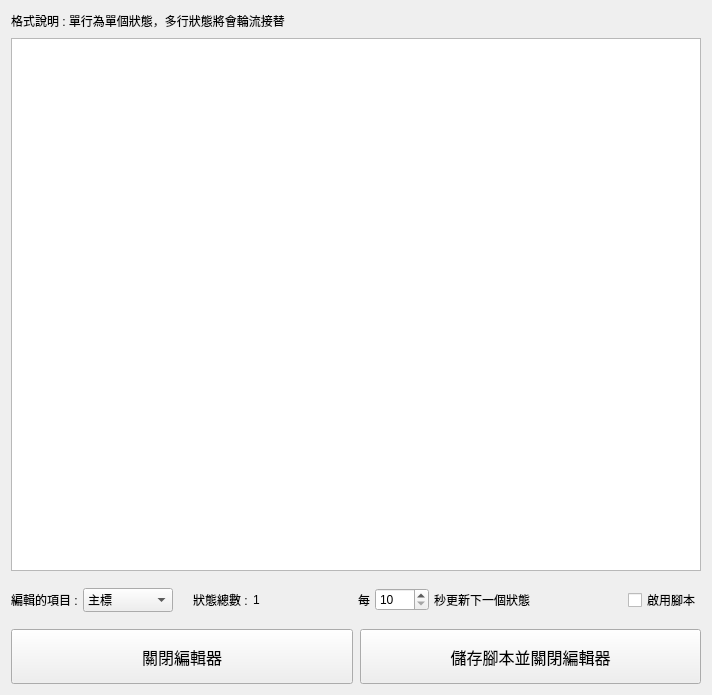
<?xml version="1.0" encoding="UTF-8"?>
<ui version="4.0">
 <class>script_setting_ui</class>
 <widget class="QWidget" name="script_setting_ui">
  <property name="geometry">
   <rect>
    <x>0</x>
    <y>0</y>
    <width>712</width>
    <height>695</height>
   </rect>
  </property>
  <property name="windowTitle">
   <string>狀態腳本設定</string>
  </property>
  <layout class="QHBoxLayout" name="horizontalLayout_4">
   <item>
    <layout class="QVBoxLayout" name="verticalLayout">
     <property name="spacing">
      <number>7</number>
     </property>
     <property name="sizeConstraint">
      <enum>QLayout::SetMaximumSize</enum>
     </property>
     <property name="leftMargin">
      <number>0</number>
     </property>
     <property name="topMargin">
      <number>0</number>
     </property>
     <property name="rightMargin">
      <number>0</number>
     </property>
     <property name="bottomMargin">
      <number>0</number>
     </property>
     <item>
      <layout class="QHBoxLayout" name="horizontalLayout">
       <property name="topMargin">
        <number>0</number>
       </property>
       <property name="bottomMargin">
        <number>0</number>
       </property>
       <item>
        <widget class="QLabel" name="rpc_edit_Description">
         <property name="sizePolicy">
          <sizepolicy hsizetype="Maximum" vsizetype="Preferred">
           <horstretch>0</horstretch>
           <verstretch>0</verstretch>
          </sizepolicy>
         </property>
         <property name="text">
          <string>格式說明 : 單行為單個狀態，多行狀態將會輪流接替</string>
         </property>
        </widget>
       </item>
       <item>
        <spacer name="horizontalSpacer_2">
         <property name="orientation">
          <enum>Qt::Horizontal</enum>
         </property>
         <property name="sizeHint" stdset="0">
          <size>
           <width>40</width>
           <height>20</height>
          </size>
         </property>
        </spacer>
       </item>
      </layout>
     </item>
     <item>
      <layout class="QHBoxLayout" name="horizontalLayout_3">
       <item>
        <widget class="QTextEdit" name="script_textEdit">
         <property name="enabled">
          <bool>true</bool>
         </property>
         <property name="sizePolicy">
          <sizepolicy hsizetype="Expanding" vsizetype="Expanding">
           <horstretch>0</horstretch>
           <verstretch>0</verstretch>
          </sizepolicy>
         </property>
         <property name="font">
          <font>
           <pointsize>12</pointsize>
          </font>
         </property>
        </widget>
       </item>
      </layout>
     </item>
     <item>
      <layout class="QHBoxLayout" name="horizontalLayout_6">
       <property name="spacing">
        <number>5</number>
       </property>
       <property name="topMargin">
        <number>10</number>
       </property>
       <property name="bottomMargin">
        <number>10</number>
       </property>
       <item>
        <widget class="QLabel" name="script_list_lable">
         <property name="sizePolicy">
          <sizepolicy hsizetype="Maximum" vsizetype="Preferred">
           <horstretch>0</horstretch>
           <verstretch>0</verstretch>
          </sizepolicy>
         </property>
         <property name="text">
          <string>編輯的項目 :</string>
         </property>
        </widget>
       </item>
       <item>
        <widget class="QComboBox" name="script_list_combobox">
         <property name="sizePolicy">
          <sizepolicy hsizetype="Maximum" vsizetype="Fixed">
           <horstretch>0</horstretch>
           <verstretch>0</verstretch>
          </sizepolicy>
         </property>
         <property name="minimumSize">
          <size>
           <width>0</width>
           <height>24</height>
          </size>
         </property>
         <property name="maximumSize">
          <size>
           <width>16777215</width>
           <height>16777215</height>
          </size>
         </property>
         <item>
          <property name="text">
           <string>主標</string>
          </property>
         </item>
         <item>
          <property name="text">
           <string>副標</string>
          </property>
         </item>
         <item>
          <property name="text">
           <string>大圖標題</string>
          </property>
         </item>
         <item>
          <property name="text">
           <string>大圖名稱</string>
          </property>
         </item>
         <item>
          <property name="text">
           <string>小圖標題</string>
          </property>
         </item>
         <item>
          <property name="text">
           <string>小圖名稱</string>
          </property>
         </item>
         <item>
          <property name="text">
           <string>按鈕一標題</string>
          </property>
         </item>
         <item>
          <property name="text">
           <string>按鈕一網址</string>
          </property>
         </item>
         <item>
          <property name="text">
           <string>按鈕二標題</string>
          </property>
         </item>
         <item>
          <property name="text">
           <string>按鈕二網址</string>
          </property>
         </item>
        </widget>
       </item>
       <item>
        <spacer name="horizontalSpacer_4">
         <property name="orientation">
          <enum>Qt::Horizontal</enum>
         </property>
         <property name="sizeType">
          <enum>QSizePolicy::Minimum</enum>
         </property>
         <property name="sizeHint" stdset="0">
          <size>
           <width>15</width>
           <height>20</height>
          </size>
         </property>
        </spacer>
       </item>
       <item>
        <widget class="QLabel" name="script_quantity_label">
         <property name="sizePolicy">
          <sizepolicy hsizetype="Maximum" vsizetype="Preferred">
           <horstretch>0</horstretch>
           <verstretch>0</verstretch>
          </sizepolicy>
         </property>
         <property name="text">
          <string>狀態總數 :</string>
         </property>
        </widget>
       </item>
       <item>
        <widget class="QLabel" name="show_script_quantity">
         <property name="sizePolicy">
          <sizepolicy hsizetype="Maximum" vsizetype="Preferred">
           <horstretch>0</horstretch>
           <verstretch>0</verstretch>
          </sizepolicy>
         </property>
         <property name="text">
          <string>1</string>
         </property>
        </widget>
       </item>
       <item>
        <spacer name="horizontalSpacer_3">
         <property name="orientation">
          <enum>Qt::Horizontal</enum>
         </property>
         <property name="sizeHint" stdset="0">
          <size>
           <width>40</width>
           <height>20</height>
          </size>
         </property>
        </spacer>
       </item>
       <item>
        <widget class="QLabel" name="time_change_text_1">
         <property name="sizePolicy">
          <sizepolicy hsizetype="Maximum" vsizetype="Preferred">
           <horstretch>0</horstretch>
           <verstretch>0</verstretch>
          </sizepolicy>
         </property>
         <property name="text">
          <string>每</string>
         </property>
        </widget>
       </item>
       <item>
        <widget class="QSpinBox" name="time_change_spinBox">
         <property name="enabled">
          <bool>true</bool>
         </property>
         <property name="sizePolicy">
          <sizepolicy hsizetype="Maximum" vsizetype="Fixed">
           <horstretch>0</horstretch>
           <verstretch>0</verstretch>
          </sizepolicy>
         </property>
         <property name="maximumSize">
          <size>
           <width>16777215</width>
           <height>16777215</height>
          </size>
         </property>
         <property name="sizeIncrement">
          <size>
           <width>-1</width>
           <height>0</height>
          </size>
         </property>
         <property name="font">
          <font>
           <stylestrategy>PreferDefault</stylestrategy>
          </font>
         </property>
         <property name="minimum">
          <number>10</number>
         </property>
         <property name="maximum">
          <number>9999</number>
         </property>
         <property name="value">
          <number>10</number>
         </property>
        </widget>
       </item>
       <item>
        <widget class="QLabel" name="time_change_text_2">
         <property name="sizePolicy">
          <sizepolicy hsizetype="Maximum" vsizetype="Preferred">
           <horstretch>0</horstretch>
           <verstretch>0</verstretch>
          </sizepolicy>
         </property>
         <property name="text">
          <string>秒更新下一個狀態</string>
         </property>
        </widget>
       </item>
       <item>
        <spacer name="horizontalSpacer">
         <property name="orientation">
          <enum>Qt::Horizontal</enum>
         </property>
         <property name="sizeType">
          <enum>QSizePolicy::MinimumExpanding</enum>
         </property>
         <property name="sizeHint" stdset="0">
          <size>
           <width>15</width>
           <height>20</height>
          </size>
         </property>
        </spacer>
       </item>
       <item>
        <widget class="QCheckBox" name="script_enable_checkBox">
         <property name="sizePolicy">
          <sizepolicy hsizetype="Maximum" vsizetype="Fixed">
           <horstretch>0</horstretch>
           <verstretch>0</verstretch>
          </sizepolicy>
         </property>
         <property name="text">
          <string>啟用腳本</string>
         </property>
        </widget>
       </item>
      </layout>
     </item>
     <item>
      <layout class="QHBoxLayout" name="horizontalLayout_5">
       <property name="leftMargin">
        <number>0</number>
       </property>
       <property name="topMargin">
        <number>0</number>
       </property>
       <item>
        <widget class="QPushButton" name="close_script_editor_button">
         <property name="sizePolicy">
          <sizepolicy hsizetype="Preferred" vsizetype="Preferred">
           <horstretch>0</horstretch>
           <verstretch>0</verstretch>
          </sizepolicy>
         </property>
         <property name="minimumSize">
          <size>
           <width>0</width>
           <height>55</height>
          </size>
         </property>
         <property name="maximumSize">
          <size>
           <width>16777215</width>
           <height>16777215</height>
          </size>
         </property>
         <property name="baseSize">
          <size>
           <width>0</width>
           <height>55</height>
          </size>
         </property>
         <property name="font">
          <font>
           <pointsize>12</pointsize>
           <stylestrategy>PreferDefault</stylestrategy>
          </font>
         </property>
         <property name="focusPolicy">
          <enum>Qt::NoFocus</enum>
         </property>
         <property name="text">
          <string>關閉編輯器</string>
         </property>
        </widget>
       </item>
       <item>
        <widget class="QPushButton" name="save_script_button">
         <property name="sizePolicy">
          <sizepolicy hsizetype="Preferred" vsizetype="Preferred">
           <horstretch>0</horstretch>
           <verstretch>0</verstretch>
          </sizepolicy>
         </property>
         <property name="minimumSize">
          <size>
           <width>0</width>
           <height>55</height>
          </size>
         </property>
         <property name="maximumSize">
          <size>
           <width>16777215</width>
           <height>16777215</height>
          </size>
         </property>
         <property name="baseSize">
          <size>
           <width>0</width>
           <height>55</height>
          </size>
         </property>
         <property name="font">
          <font>
           <pointsize>12</pointsize>
           <weight>50</weight>
           <italic>false</italic>
           <bold>false</bold>
           <underline>false</underline>
           <strikeout>false</strikeout>
           <stylestrategy>PreferDefault</stylestrategy>
           <kerning>true</kerning>
          </font>
         </property>
         <property name="focusPolicy">
          <enum>Qt::NoFocus</enum>
         </property>
         <property name="text">
          <string>儲存腳本並關閉編輯器</string>
         </property>
        </widget>
       </item>
      </layout>
     </item>
    </layout>
   </item>
  </layout>
 </widget>
 <resources/>
 <connections/>
</ui>
